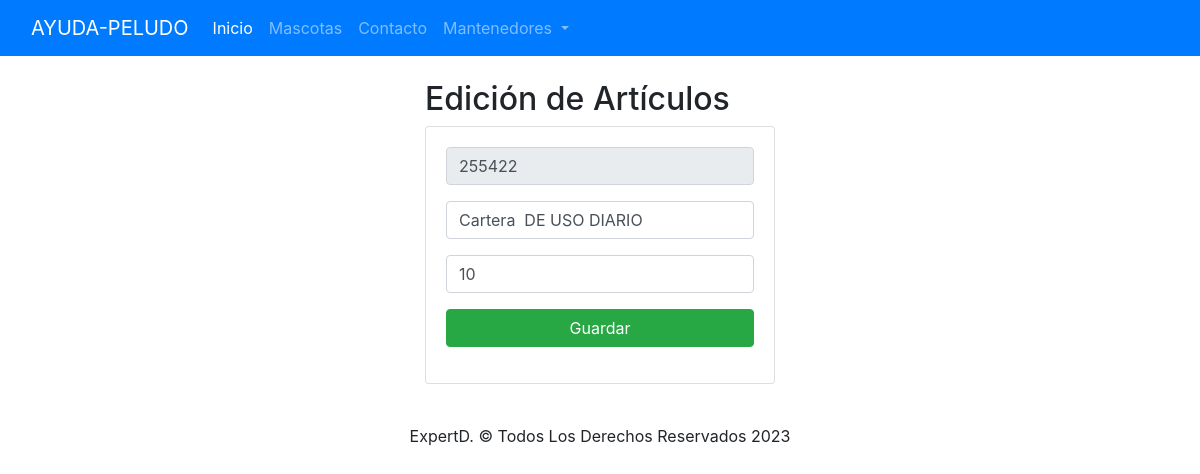
/edicionArticulo/255422, run on the app's committed database.
### ONG/models.py (models this page shows, shortened)
class Tb_Articulo(models.Model):
    codigo = models.CharField(primary_key=True, max_length=6)
    nombre = models.CharField(max_length=50)
    stock = models.PositiveSmallIntegerField()

### ONG/views.py (the view)
# urls.py: path('edicionArticulo/<codigo>', views.Edicion_Articulo),
def Edicion_Articulo(request, codigo):
    articulo = Tb_Articulo.objects.get(codigo=codigo)
    return render(request, "edicionArticulo.html", {"articulo": articulo})

### ONG/templates/edicionArticulo.html (shortened to what this page needs)
{% extends "./base.html" %}
{% block body %}
<div class="row">
    <div class="col-md-4 offset-md-4">
        <h2>Edición de Artículos</h2>
        <div class="card">
            <div class="card-body">
                <form action="/editarArticulo/" method="POST">{% csrf_token %}
                    <div class="form-group">
                        <input type="text" id="txtCodigo" name="txtCodigo" value="{{articulo.codigo}}" class="form-control" placeholder="Código"
                            minlength="6" maxlength="6" readonly required>
                    </div>
                    <div class="form-group">
                        <input type="text" id="txtNombre" name="txtNombre" value="{{articulo.nombre}}" class="form-control" placeholder="Nombre"
                            maxlength="50" required>
                    </div>
                    <div class="form-group">
                        <input type="text" id="numCreditos" name="numStock" value="{{articulo.stock}}" class="form-control" min="1" max="9" placeholder="Stock"
                            value="1" required>
                    </div>
                    <div class="form-group">
                        <button type="submit" class="btn btn-success btn-block text-white">Guardar</button>
                    </div>
                </form>
            </div>
        </div>
    </div>
</div>
{% endblock %}

### ONG/static/css/estilos.css (style rules this page uses)
* { margin: 0; padding: 0; }

### data on the page
Tb_Articulo: txtCodigo "255422", txtNombre "Cartera DE USO DIARIO", numStock "10"
